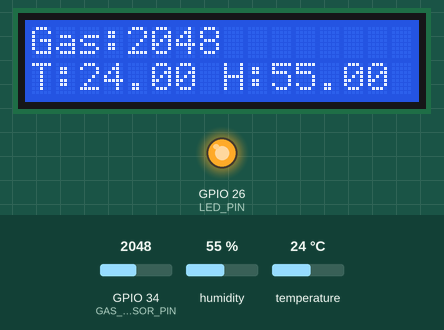
A sketch run on a simulated ESP32. Shown: 16×2 character LCD, output pins drawn as LEDs (lit = HIGH). Inputs (shaded band) come from the test bench; at power-on: GPIO 34 (GAS_SENSOR_PIN) = 2048, humidity 55 %, temperature 24 °C. What the sketch prints to the serial monitor is not drawn.

Above: at 2.2 s.
2.3 s: GPIO 34 (GAS_SENSOR_PIN) set to 547
At 3.7 s:
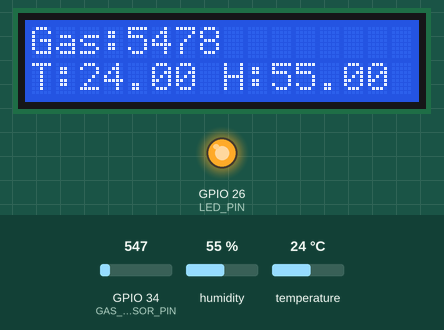
5.0 s: GPIO 34 (GAS_SENSOR_PIN) set to 456
At 6.3 s:
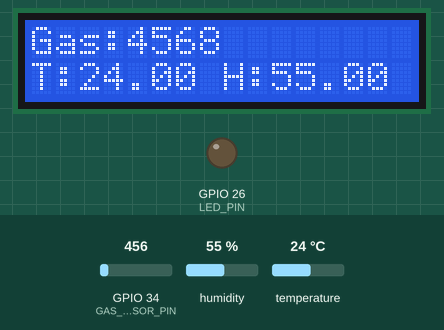
7.7 s: humidity set to 22 %
At 10.1 s:
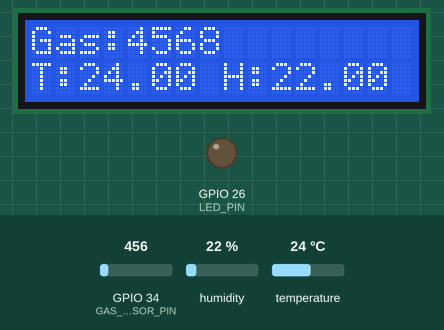
10.7 s: temperature set to 12 °C
At 12.6 s:
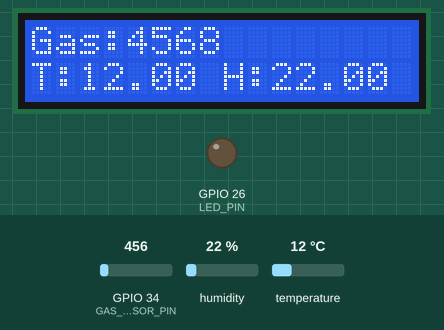
13.4 s: humidity set to 40 %
At 16.4 s:
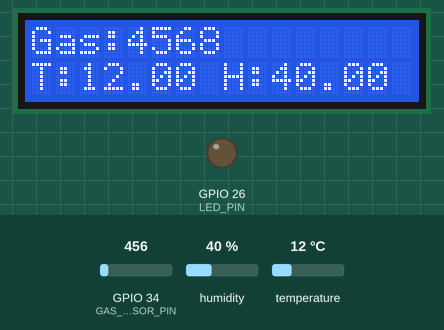
16.7 s: GPIO 34 (GAS_SENSOR_PIN) set to 491
At 17.8 s:
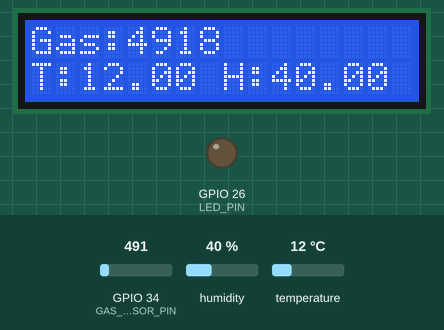
Timing chart, 0 to 19.7 s (numbered marks = the images above; inputs shaded):
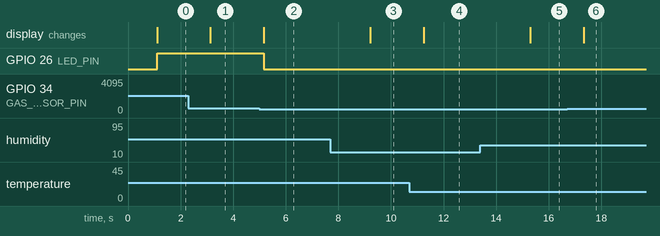

The sketch:

smart_env_monitor_1.ino
```cpp
#include <Wire.h>
#include <LiquidCrystal_I2C.h>
#include <DHT.h>

// Create LCD object at I2C address 0x27
LiquidCrystal_I2C lcd(0x27, 16, 2);

// Define pin numbers
const int GAS_SENSOR_PIN = 34;  // Analog pin connected to gas sensor
const int LED_PIN = 26;         // Pin connected to LED
const int DHT_PIN = 14;         // Pin connected to DHT22
#define DHTTYPE DHT22            // Specify DHT type

// Initialize DHT sensor
DHT dht(DHT_PIN, DHTTYPE);

void setup() {
  Serial.begin(115200); // Start serial communication

  // Initialize LCD
  lcd.init();
  lcd.backlight();
  lcd.setCursor(0, 0);
  lcd.print("Initializing...");
  delay(1000);
  lcd.clear();

  pinMode(LED_PIN, OUTPUT); // Set LED pin as output

  dht.begin(); // Start DHT sensor
}

void loop() {
  // Read values from sensors
  int gasValue = analogRead(GAS_SENSOR_PIN);
  float temperature = dht.readTemperature();
  float humidity = dht.readHumidity();

  // Print to Serial Monitor
  Serial.printf("Gas: %d, Temp: %.1f, Hum: %.1f\n", gasValue, temperature, humidity);

  // Display data on LCD
  lcd.setCursor(0, 0);
  lcd.print("Gas:");
  lcd.print(gasValue);
  lcd.setCursor(0, 1);
  lcd.print("T:");
  lcd.print(temperature);
  lcd.print(" H:");
  lcd.print(humidity);

  // Example condition: turn on LED if gas value is high
  if (gasValue > 500) {
    digitalWrite(LED_PIN, HIGH);
  } else {
    digitalWrite(LED_PIN, LOW);
  }

  delay(2000); // Wait before next reading
}
```

Measured:
- the behaviour switches between 501 and 500 on GPIO 34 (GAS_SENSOR_PIN) (found by bisection; images 1 and 2)
- after the input at 2.3 s, the display: changes after 0.84 s (image 1)
- after the input at 5.0 s, GPIO 26 (LED_PIN): HIGH → LOW after 0.16 s; the display: changes after 0.16 s (image 2)
- after the input at 7.7 s, the display: changes after 1.5 s (image 3)
- after the input at 10.7 s, the display: changes after 0.54 s (image 4)
- after the input at 13.4 s, the display: changes after 1.9 s (image 5)
- after the input at 16.7 s, the display: changes after 0.63 s (image 6)
